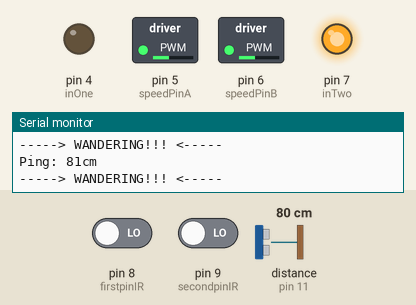
Recording of a sketch running on a simulated Arduino Uno, built with avr-gcc and run on an emulated ATmega328P. Shown: switched loads named in the sketch (green lamp = pin HIGH), output pins drawn as LEDs (lit = HIGH), the last lines printed to the serial monitor. Dashed ring = blinking. The inputs (shaded band) are chosen by the test bench; at power-on: pin 8 (firstpinIR) LOW, distance to the obstacle (sensor on pin 11) 80 cm, pin 9 (secondpinIR) LOW. The echo pulse lasts 58.3 µs per cm.

Above: at 1.2 s.
1.3 s: pin 8 (firstpinIR) driven HIGH
At 3.6 s:
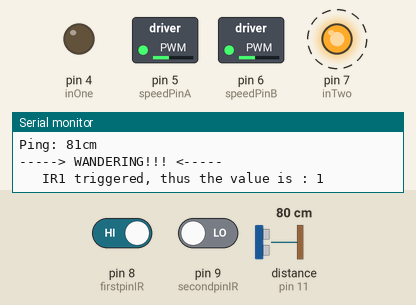
4.3 s: distance to the obstacle (sensor on pin 11) set to 58 cm
7.2 s: distance to the obstacle (sensor on pin 11) set to 49 cm
At 8.7 s:
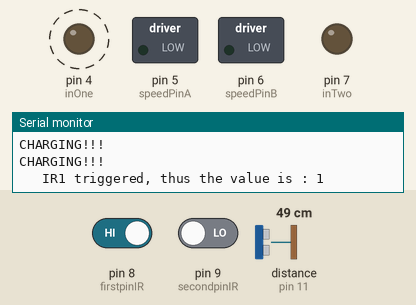
10.2 s: distance to the obstacle (sensor on pin 11) set to 60 cm
At 11.15 s:
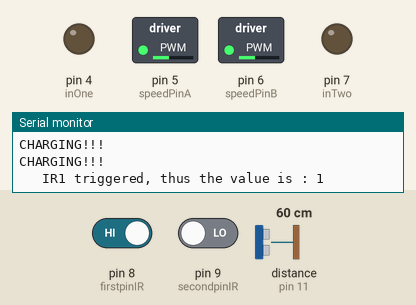
13.2 s: pin 8 (firstpinIR) driven LOW
At 14.2 s:
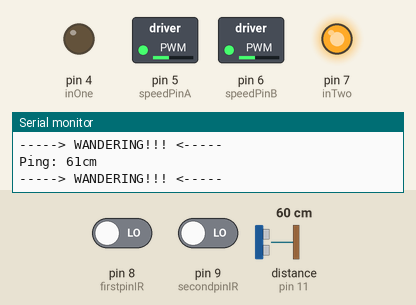
16.2 s: pin 9 (secondpinIR) driven HIGH
At 19.2 s:
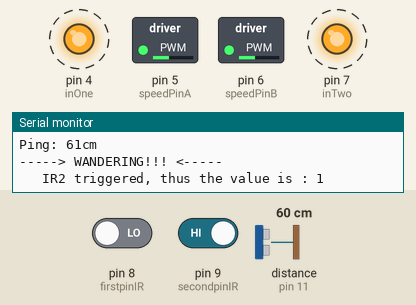
Timing chart, 0 to 20.2 s (numbered marks = the images above; inputs shaded):
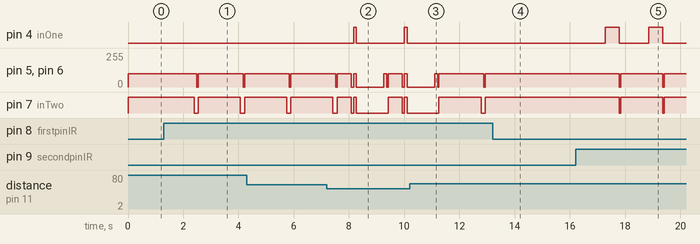

The sketch:

StateMachine_SUMODEX.ino
```cpp
#include <NewPing.h>

enum State
{
  stateScanning,            // Robot scans from static position.
  stateWander,              // Robot wanders around.
  stateRotate2Target,       // Assumes target is found, will rotate to largest prox value
  stateChargeTarget,        // Charges a target.
  stateEdgeRecovery         // Recovers from finding an edge.
};

// Global Variables
// check lahat ng pins first, try all pins for H-bridge is pwm

//IR sensor
const int firstpinIR = 8;
int firstIR = 0;
const int secondpinIR = 9;
int secondIR = 0;

// 4-WD
#define inOne 4
#define speedPinA 5
#define inTwo 7
#define speedPinB 6
const int revUno = 2;
const int revDos = 3;
int Speed = 100;

//ULTRASONIC
#define TRIGGER_PIN  12
#define ECHO_PIN     11
#define MAX_DISTANCE 100
NewPing sonar(TRIGGER_PIN, ECHO_PIN, MAX_DISTANCE);

// Declare and initialize the state variable of type State
State currentState = stateScanning;

void setup()
{
  Serial.begin(9600);

  pinMode(firstpinIR, INPUT);
  pinMode(secondpinIR, INPUT);

  pinMode(inTwo, OUTPUT);
  pinMode(speedPinB, OUTPUT);
  pinMode(inOne, OUTPUT);
  pinMode(speedPinA, OUTPUT);
}

void loop() {

  switch (currentState)
  {
    //-------------------------------------------------------------------------------
    case stateScanning:
      {
        unsigned int uS = sonar.ping();
        int pingReading = sonar.convert_cm(uS);
        Serial.print("Ping: ");
        Serial.print(pingReading);
        Serial.println("cm");

        //Calibrate total length of arena

        if (pingReading <= 55)
        {
          currentState = stateRotate2Target;
        }
        else
        {
          currentState = stateWander;
        }
      }
      break;
    //-------------------------------------------------------------------------------
    case stateRotate2Target:
      {
        delay(15);
        breakCar();
        delay(50);
        //bagong add
        unsigned int uS = sonar.ping();
        int pingReading = sonar.convert_cm(uS);

        /*
        if (pingReading > 55)
        {
          leftTurn();
          delay(20);
        }
        */

        Serial.println("Rotate Mode Done!!! (breaks are enabled, ready to charge)");
        currentState = stateChargeTarget;
      }
      break;
    //-------------------------------------------------------------------------------
    case stateChargeTarget:
      {
        Serial.println("CHARGING!!!");
        Serial.println("CHARGING!!!");

        //startCar();

        // add delay or to remove it, or else it will go through the line without recognizing the edge recovery
        // try doing a for statement include also if IR reading is 1 then it goes to current state recovery

        do
        {
          int Speed= 250;
          startCar();
          delay(100);
          firstIR = digitalRead(firstpinIR);
          secondIR = digitalRead(secondpinIR);

          /*
          Serial.print("Front IR Reading: ");
          Serial.println(firstIR);

          Serial.print("Back IR Reading: ");
          Serial.println(secondIR);
          */
        }
        while (firstIR == 0 && secondIR == 0);

        breakCar();
        currentState = stateEdgeRecovery;
      }
      break;
    //-------------------------------------------------------------------------------
    case stateEdgeRecovery:
      {
        firstIR = digitalRead(firstpinIR);
        secondIR = digitalRead(secondpinIR);

        if (firstIR == 1)
        {
          Serial.print("\t IR1 triggered, thus the value is : ");
          Serial.println(firstIR);
          delay(1000);

          reverseCar();
          delay(100);
          breakCar();
          delay(50);
          rightTurn();
          delay(500);

          //leftTurn();
          //delay(20);

        }

        else if (secondIR == 1)
        {
          Serial.print("\t IR2 triggered, thus the value is : ");
          Serial.println(secondIR);
          delay(1000);

          startCar();
          delay(500);
          breakCar();
          delay(50);
        }

        else
        {
          Serial.println(" No line is detected");
          delay(1000);

          //currentState=stateScanning;
        }
        currentState = stateScanning;
      }
      break;
    //-------------------------------------------------------------------------------
    case stateWander:
      {
        firstIR  =  digitalRead(firstpinIR);
        secondIR =  digitalRead(secondpinIR);

        Serial.println("-----> WANDERING!!! <-----");
        rightTurn();      // if nasa left side yung bot
        delay(20);

        //leftTurn();
        //delay(20);

        if (firstIR == 1 || secondIR == 1)
        {
          currentState = stateEdgeRecovery;
        }
        else if (firstIR != 1 && secondIR != 1) // include na if yung ultrasonic sense is below threshold ibig sabihin may nasend siya
        {
          currentState = stateScanning;
          //currentState=stateRotate2Target;
        }

        //rightTurn();
        //delay(100);
        //rightTurn();
        //delay(100);
        // Add code for wander routine
      }
      break;
      //-------------------------------------------------------------------------------
      //-------------------------------------------------------------------------------
  }
  // End of the switch statement
}

// ========================================== MOTOR MOVEMENT ==================================
void startCar()
{

  digitalWrite(inOne, 1);
  digitalWrite(inTwo, 1);
  digitalWrite(revUno, 0);
  digitalWrite(revDos, 0);
  analogWrite(speedPinA, Speed);
  analogWrite(speedPinB, Speed);
}

void reverseCar()
{
  digitalWrite(inOne, 0);
  digitalWrite(inTwo, 0);
  digitalWrite(revUno, 1);
  digitalWrite(revDos, 1);
  analogWrite(speedPinA, Speed);
  analogWrite(speedPinB, Speed);
}

void leftTurn()
{
  digitalWrite(inOne, 1);         //right forward
  digitalWrite(inTwo, 0);
  digitalWrite(revUno, 0);
  digitalWrite(revDos, 1);        // left reverse
  analogWrite(speedPinA, Speed);
  analogWrite(speedPinB, Speed);
}

void rightTurn()
{
  digitalWrite(inOne, 0);
  digitalWrite(inTwo, 1);         // left right
  digitalWrite(revUno, 1);        // right reverse
  digitalWrite(revDos, 0);
  analogWrite(speedPinA, Speed);
  analogWrite(speedPinB, Speed);
}

void breakCar()
{
  digitalWrite(inOne, 0);
  digitalWrite(inTwo, 0);
  analogWrite(speedPinA, 0);
  analogWrite(speedPinB, 0);
}
```

Measured:
- the behaviour switches between 55 and 54 cm on distance to the obstacle (sensor on pin 11) (found by bisection; images 1 and 2)
- after the input at 1.3 s, pin 5 (speedPinA), pin 6 (speedPinB): alternates 100/255 for 1.6 s and 0/255 for 0.05 s, starting after 1.2 s; pin 7 (inTwo): alternates HIGH for 1.5 s and LOW for 0.15 s, starting after 1.1 s
- after the input at 7.2 s, pin 4 (inOne): alternates HIGH for 0.10 s and LOW for 1.7 s, starting after 0.96 s
- after the input at 10.2 s, pin 4 (inOne): stays LOW (without the input it goes to HIGH after 1.7 s)
- after the input at 13.2 s, pin 5 (speedPinA), pin 6 (speedPinB): stays 100/255 (without the input it goes to 0/255 after 1.4 s); pin 7 (inTwo): stays HIGH (without the input it goes to LOW after 1.3 s)
- after the input at 16.2 s, pin 4 (inOne): alternates HIGH for 0.50 s and LOW for 1.1 s, starting after 1.1 s; pin 5 (speedPinA), pin 6 (speedPinB): alternates 100/255 for 1.5 s and 0/255 for 0.05 s, starting after 1.6 s; pin 7 (inTwo): alternates HIGH for 1.5 s and LOW for 0.05 s, starting after 1.6 s
